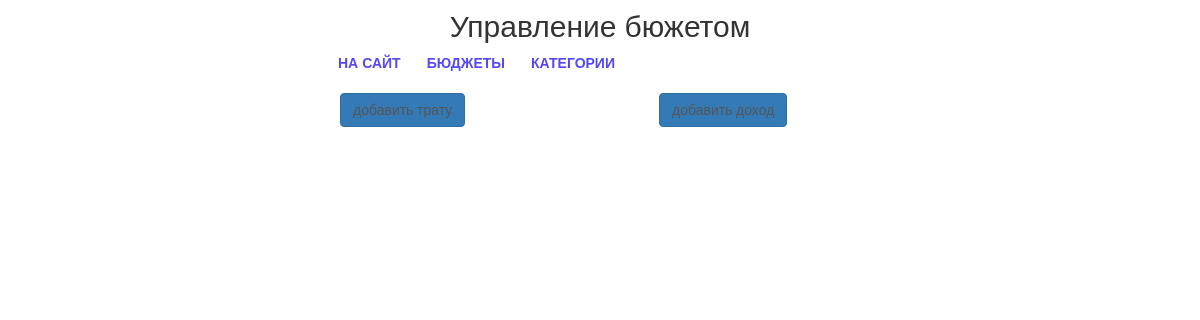
The app's page /set/budget/1/source/items/1/ (signed in), older data.
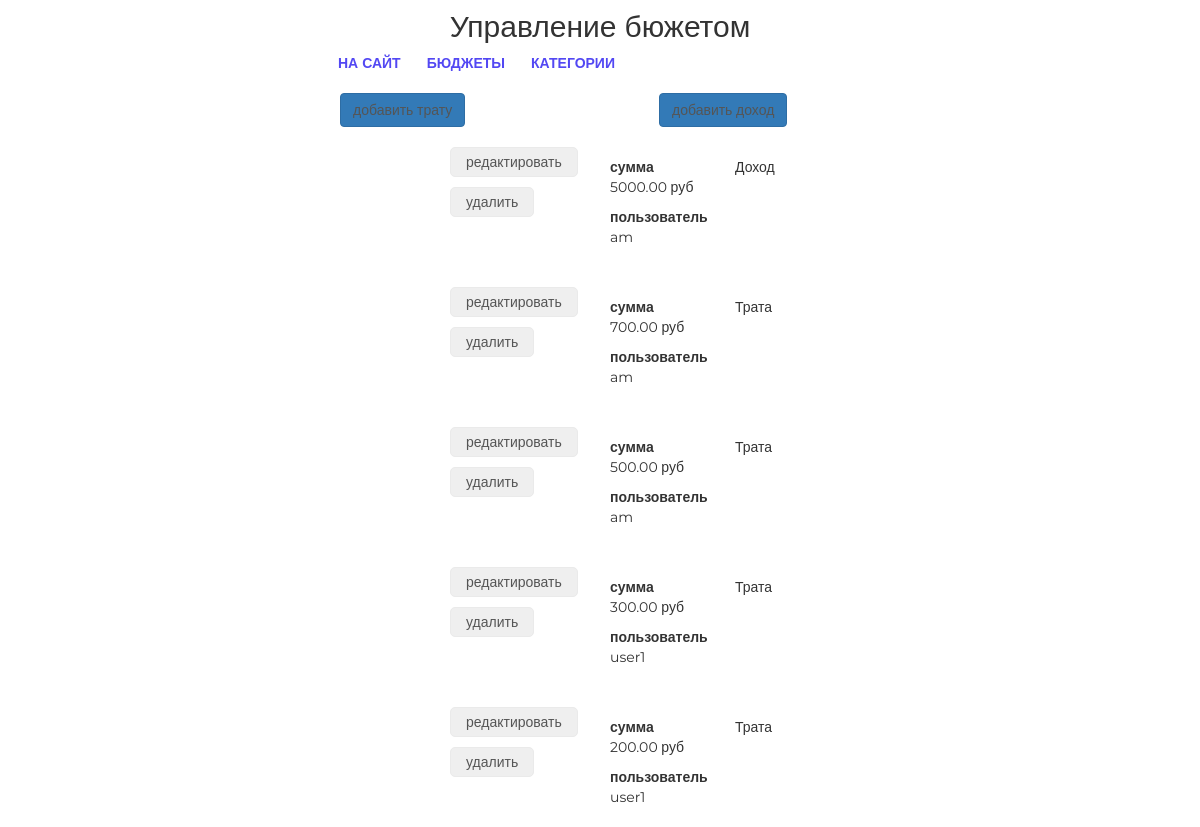
The same page, newer data.
### mainapp/models.py (models this page shows, shortened)
class ExpenseIncome(models.Model):
    source = models.ForeignKey(Source, on_delete=models.CASCADE)
    user = models.ForeignKey(User, on_delete=models.CASCADE)
    expense = models.BooleanField(default=True)
    description = models.TextField('описание', blank=True)
    add_date = models.DateTimeField('время', auto_now_add=True)
    date_event = models.DateField(
        'время события', blank=True, null=True, default=None)
    category = models.ForeignKey(
        Category, on_delete=models.CASCADE, blank=True, null=True)
    amount = models.DecimalField(
        'сумма траты', max_digits=12, decimal_places=2, default=0)

### authapp/models.py (models this page shows)
class User(AbstractUser):
    age = models.PositiveIntegerField('возраст', blank=True, null=True)
    registration_start_time = models.DateTimeField(
        auto_now_add=True, null=True)
    friends = models.ManyToManyField('User', blank=True)
    basic_budget = models.ForeignKey(
        'mainapp.Budget', on_delete=models.CASCADE, blank=True, null=True)

### setbudgetapp/views.py (the view)
class ExpenseIncomeList(UserIsAuthMixin, PageTitleMixin, ListView):
    model = ExpenseIncome
    page_title = 'управление/бюджет/источник/детали'
    def get_queryset(self):
        return ExpenseIncome.objects.filter(source=self.request.resolver_match.kwargs['pk'])
    def get_context_data(self, **kwargs):
        context = super(ExpenseIncomeList, self).get_context_data(**kwargs)
        context['budget_pk'] = self.request.resolver_match.kwargs['budget_pk']
        context['source_pk'] = self.request.resolver_match.kwargs['pk']
        return context

### setbudgetapp/views.py (called while the page is built)
    @method_decorator(user_passes_test(lambda user: user.is_authenticated))
    def dispatch(self, request, *args, **kwargs):
        return super().dispatch(request, *args, **kwargs)

    def get_context_data(self, **kwargs):
        context = super().get_context_data(**kwargs)
        context[self.page_title_key] = self.page_title
        return context

### setbudgetapp/templates/mainapp/expenseincome_list.html (shortened to what this page needs)
{% extends 'setbudgetapp/base.html' %}
{% load static %}
{% block container %}
    <div class="users_list">
        <a href="{% url 'set:expense_create' budget_pk source_pk %}" class="btn btn-primary new_user">
            добавить трату
        </a>
        <a href="{% url 'set:income_create' budget_pk source_pk %}" class="btn btn-primary new_user">
            добавить доход
        </a>
        {% for obgect in object_list %}
            <div class="product_record">
                <div class="product_actions">
                    <button>
                        <a href={% url 'set:item_update' pk=obgect.pk budget_pk=budget_pk %}>редактировать</a>
                    </button>
                    <button>
                        <a href={% url 'set:item_delete' pk=obgect.pk budget_pk=budget_pk %}>удалить</a>
                    </button>
                </div>
                <div class="summary">
                    <b>сумма</b>
                    <p>{{ obgect.amount }} руб</p>
                    <b>пользователь</b>
                    <p>{{ obgect.user }}</p>
                </div>
                <div class="product_desc">
                    {% if obgect.expense %}
                        Трата
                    {% else %}
                        Доход
                    {% endif %}
                </div>
            </div>
        {% endfor %}
    </div>
{% endblock %}

Row changes from the older to the newer data that the page shows:
added ExpenseIncome: amount "5000.00", user "am", expense "Доход"
added ExpenseIncome: amount "700.00", user "am", expense "Трата"
added ExpenseIncome: amount "500.00", user "am", expense "Трата"
added ExpenseIncome: amount "300.00", user "user1", expense "Трата"
added ExpenseIncome: amount "200.00", user "user1", expense "Трата"
